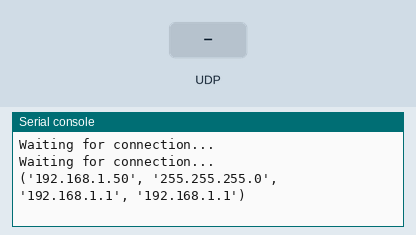
This program was run on a simulated Raspberry Pi Pico running MicroPython. Parts: the last lines printed to the serial console. The test bench sets the inputs (shaded band). WiFi joins after 1.5 s.

Above: at 3.2 s.
3.3 s: UDP packet "1" arrives
At 4.3 s:
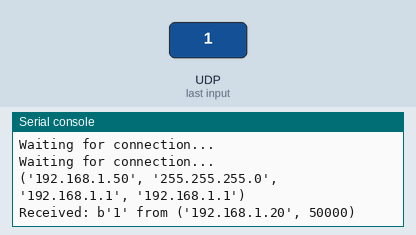
4.8 s: UDP packet "on" arrives
At 5.4 s:
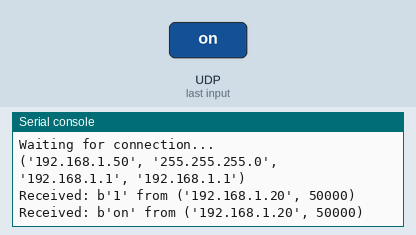
6.3 s: UDP packet "off" arrives
At 7.7 s:
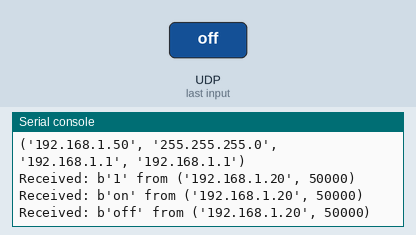

The program:

wifi_upd_server.py
```python
import socket
from time import sleep
import wifi_connect

## how to use
wifi_connect.connect('******', '******')

# Create a new UDP socket
s = socket.socket(socket.AF_INET, socket.SOCK_DGRAM)

# Bind the socket to a specific address and port
s.bind(('0.0.0.0', 26760))  # Use your desired port number

while True:
    # Receive up to 1024 bytes from the client
    data, addr = s.recvfrom(1024)
    print('Received:', data, 'from', addr)
    sleep(0.1)
```

wifi_connect.py
```python
import network
import socket
from time import sleep
from picozero import pico_temp_sensor, pico_led
import machine

## how to use
# connect('******', '******')

def connect(ssid, password):
    #Connect to WLAN
    wlan = network.WLAN(network.STA_IF)
    wlan.active(True)
    wlan.connect(ssid, password)
    while wlan.isconnected() == False:
        print('Waiting for connection...')
        sleep(1)
    print(wlan.ifconfig())
```

Measured:
- after the input at 3.3 s, the serial console: prints a new line at once (image 1)
- after the input at 4.8 s, the serial console: prints a new line at once (image 2)
- after the input at 6.3 s, the serial console: prints a new line at once (image 3)
